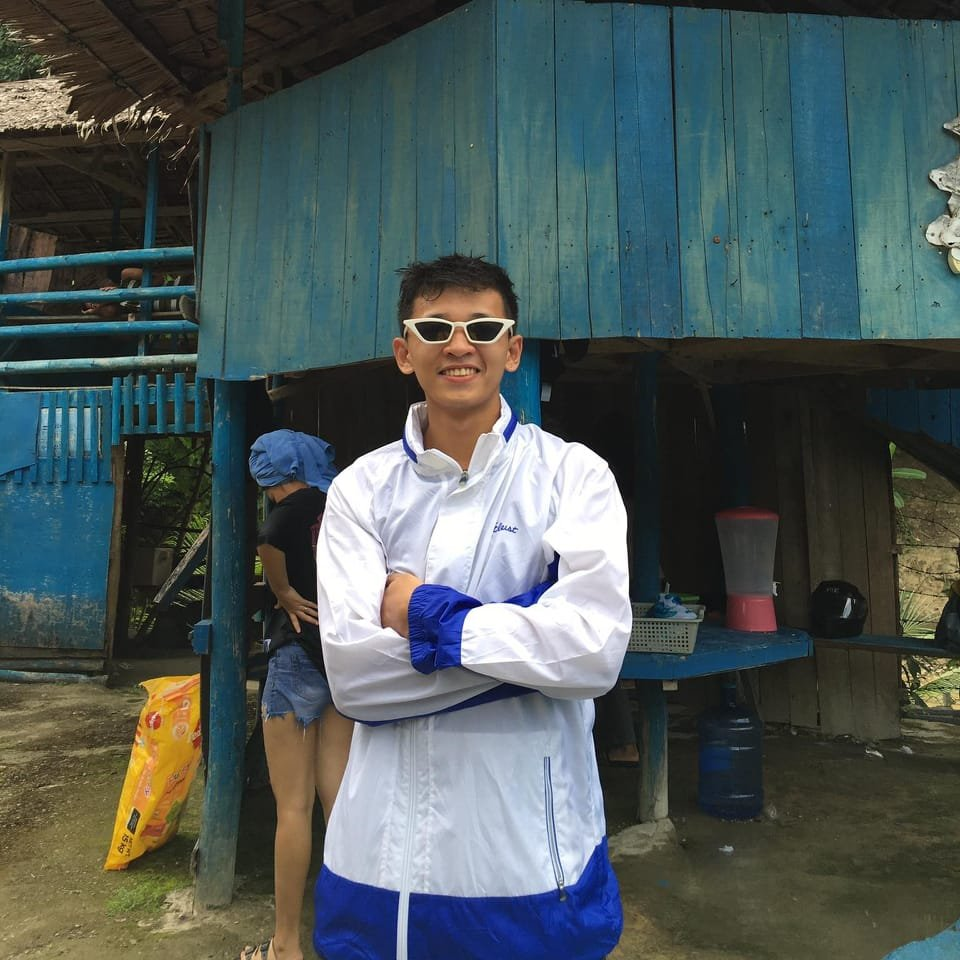
#> input picture Studet photo/364611658_2167526846775107_4682785096370128021_n.jpg, 960 x 960 px; its folder holds only this picture in this run
$ python -i trainable_validator.py   (imports and definitions only)   (older library calls are emulated)
#> lines starting #> are read from the running program, lines starting #| are printed output that depends on the picture
#> further down, picture is the input picture: shape (960, 960, 3); mean B, G, R 87.2, 88, 76.3
import cv2
import numpy as np
import os
import pickle
from sklearn.ensemble import RandomForestClassifier
from sklearn.model_selection import train_test_split
from sklearn.metrics import classification_report
import joblib
from PIL import Image
import io

class TrainablePhotoValidator:
    def __init__(self, model_path=None):
        """
        Initialize the trainable photo validator.

        Args:
            model_path: Path to a pre-trained model file (optional)
        """
        self.face_cascade = cv2.CascadeClassifier(cv2.data.haarcascades + "haarcascade_frontalface_default.xml")
        self.eye_cascade = cv2.CascadeClassifier(cv2.data.haarcascades + "haarcascade_eye.xml")

        # Load pre-trained model if provided
        if model_path and os.path.exists(model_path):
            self.model = joblib.load(model_path)
            print(f"Loaded pre-trained model from {model_path}")
        else:
            self.model = None
            print("No pre-trained model loaded. Use train() method to train a new model.")

    def extract_features(self, image):
        """
        Extract features from an image for classification.

        Args:
            image: OpenCV image (numpy array)

        Returns:
            Dictionary of features
        """
        features = {}

        # Basic image properties
        height, width = image.shape[:2]
#> height = 960; width = 960
        features['resolution'] = width * height
        features['aspect_ratio'] = width / height if height > 0 else 0

        # Convert to grayscale for processing
        if len(image.shape) == 3:
            gray = cv2.cvtColor(image, cv2.COLOR_BGR2GRAY)
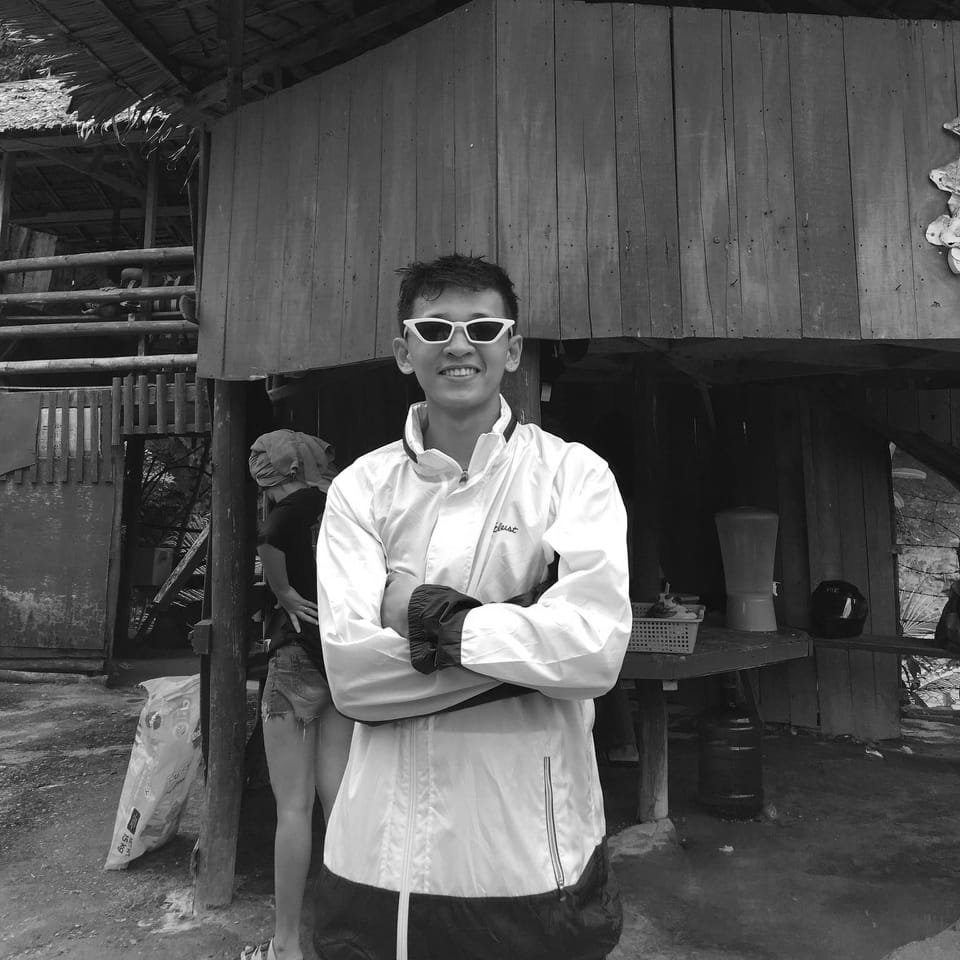
#> gray: shape (960, 960); min 0, max 255, mean 84.4
        else:
            gray = image

        # Blur detection
        laplacian_var = cv2.Laplacian(gray, cv2.CV_64F).var()
#> laplacian_var = 560.8
        features['laplacian_var'] = laplacian_var

        # Background analysis
        # Sample background from edges
        edge_points = [
            (0, 0),                # Top-left
            (width-1, 0),          # Top-right
            (0, height-1),         # Bottom-left
            (width-1, height-1),   # Bottom-right
            (width//2, 0),         # Top-middle
            (width//2, height-1),  # Bottom-middle
            (0, height//2),        # Left-middle
            (width-1, height//2)   # Right-middle
        ]

        # Get background color samples
        bg_colors = []
        for x, y in edge_points:
            if len(image.shape) == 3:
                bg_colors.append(image[y, x])
            else:
                bg_colors.append(np.array([image[y, x], image[y, x], image[y, x]]))
#> after the loop, bg_colors = [[34, 43, 56], [30, 30, 30], [71, 114, 129], [138, 129, 85], [65, 61, 42], [106, 32, 14], [66, 49, 10], [20, 23, 21]]

        # Calculate average background color
        avg_bg = np.mean(bg_colors, axis=0)
#> avg_bg = [66.25, 60.12, 48.38]
        features['bg_r'] = avg_bg[0]
        features['bg_g'] = avg_bg[1]
        features['bg_b'] = avg_bg[2]
        features['bg_brightness'] = np.mean(avg_bg)

        # Background uniformity
        non_bg_pixels = 0
        sample_step = max(1, min(height, width) // 50)  # Sample fewer pixels for efficiency
#> sample_step = 19

        for y in range(0, height, sample_step):
            for x in range(0, width, sample_step):
                if len(image.shape) == 3:
                    pixel = image[y, x]
                else:
                    pixel = np.array([image[y, x], image[y, x], image[y, x]])
                color_diff = np.sqrt(np.sum((pixel - avg_bg) ** 2))
                if color_diff > 30:  # Threshold for background difference
                    non_bg_pixels += 1
#> after the loop, non_bg_pixels = 2278

        sampled_pixels = (height // sample_step) * (width // sample_step)
#> sampled_pixels = 2500
        features['bg_uniformity'] = 1.0 - (non_bg_pixels / sampled_pixels)

        # Face detection
        faces = self.face_cascade.detectMultiScale(
            gray,
            scaleFactor=1.1,
            minNeighbors=5,
            minSize=(30, 30)
        )
#> faces = [[398, 283, 121, 121]]

        features['face_count'] = len(faces)

        if len(faces) == 1:
            # Single face detected
            x, y, w, h = faces[0]
#> x = 398; y = 283; w = 121; h = 121

            # Face size ratio
            face_area = w * h
#> face_area = 14641
            image_area = width * height
#> image_area = 921600
            features['face_ratio'] = face_area / image_area

            # Face position
            face_center_x = x + w / 2
#> face_center_x = 458.5
            face_center_y = y + h / 2
#> face_center_y = 343.5
            image_center_x = width / 2
#> image_center_x = 480
            image_center_y = height / 2
#> image_center_y = 480

            features['face_h_offset'] = abs(face_center_x - image_center_x) / width
            features['face_v_offset'] = abs(face_center_y - image_center_y) / height

            # Eye detection
            face_roi = gray[y:y+h, x:x+w]
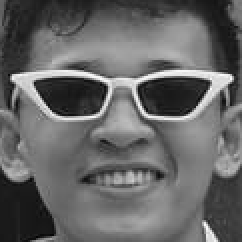
#> face_roi: shape (121, 121) (shown 2 times larger); min 1, max 253, mean 101.8
            eyes = self.eye_cascade.detectMultiScale(face_roi)
#> eyes = [[36, 61, 50, 50]]
            features['eye_count'] = len(eyes)

            # Face ROI blur
            face_blur = cv2.Laplacian(face_roi, cv2.CV_64F).var()
#> face_blur = 1340.5
            features['face_blur'] = face_blur
        else:
            # No face or multiple faces
            features['face_ratio'] = 0
            features['face_h_offset'] = 1.0
            features['face_v_offset'] = 1.0
            features['eye_count'] = 0
            features['face_blur'] = 0

        return features

    # [229 lines left out: functions train, validate, not called in this run]

>>> import cv2
>>> picture = cv2.imread('Studet photo/364611658_2167526846775107_4682785096370128021_n.jpg')
>>> result = TrainablePhotoValidator().extract_features(picture)
#> result = 14 items

$ run again, on Studet photo/PURPLE.jpg
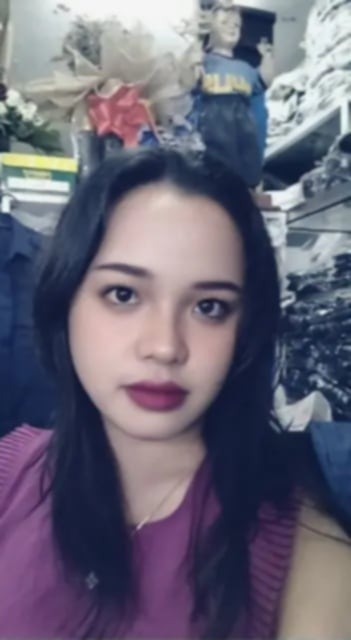
#> input picture Studet photo/PURPLE.jpg, 351 x 640 px
#> picture is the input picture: shape (640, 351, 3); mean B, G, R 119.2, 102.2, 105.5
#> in extract_features, `gray = cv2.cvtColor(image, cv2.COLOR_BGR2GRAY)`:
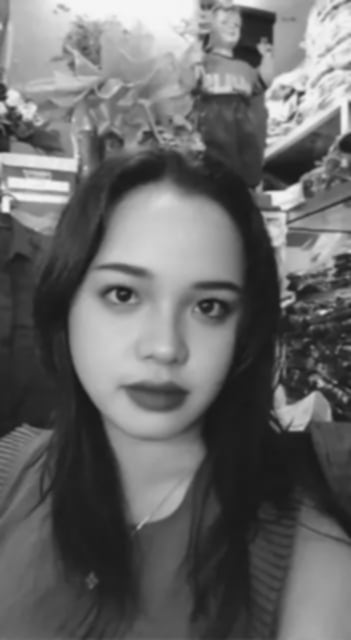
#> gray: shape (640, 351); min 22, max 248, mean 105.1
#> laplacian_var = 33.22
#> after the loop in extract_features, `for x, y in edge_points:`: bg_colors = [[132, 137, 128], [121, 110, 96], [130, 100, 125], [128, 137, 134], [245, 245, 245], [110, 86, 110], [101, 60, 37], [142, 116, 100]]
#> avg_bg = [138.6, 123.9, 121.9]
#> after the loop in extract_features, `for y in range(0, height, sample_step):`: non_bg_pixels = 4346
#> faces = [[105, 397, 107, 107], [49, 212, 228, 228]]
#> result = 14 items
